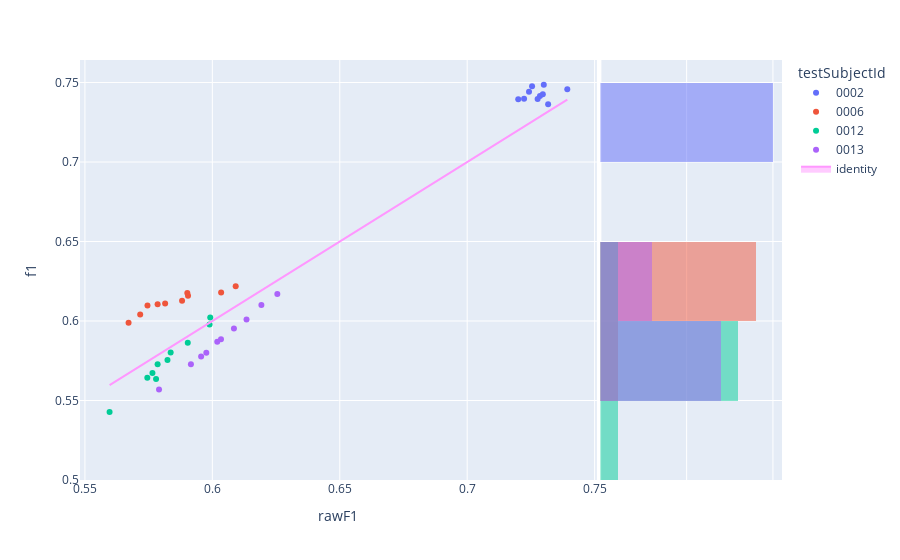

Notebook source saved alongside this figure:
### Code cell
fig=px.scatter(experimentModelsExtended,x='rawF1',y='f1',color='testSubjectId',hover_name='modelId', marginal_y="histogram")
fig.add_trace(
    go.Scatter(x=experimentModelsExtended['rawF1'], y=experimentModelsExtended['rawF1'], name="identity", mode='lines',fill="toself")
)
fig.show()

### Figure 1 — Plotly figure (JSON) as saved in the notebook; plotly's stock layout.template omitted (floating-point values rounded to 4 significant figures)
{"data": [{"hovertemplate": "<b>%{hovertext}</b><br><br>testSubjectId=0002<br>rawF1=%{x}<br>f1=%{y}<extra></extra>", "hovertext": ["1623c979-486c-4f45-ba54-dbbac3770588", "f8abeec1-7d46-4573-8a01-7827b8584472", "c556cd55-5f8b-420c-b6b2-0ca323bee5df", "b9ca9323-c013-423a-8b12-a893e0a8be97", "e31d0f92-1914-4bb5-9156-f9101fe1307c", "6fd86953-d3aa-4c9c-8069-b22b951dce3f", "87913851-d47b-4963-b2fa-1c65d7aec5a1", "0f0da0b8-d512-47b2-808a-c92b1d073468", "006d0918-7072-4365-953e-4b399728048d", "ca54dd96-c49f-4680-a78d-2aabf3059e5c"], "legendgroup": "0002", "marker": {"color": "#636efa", "symbol": "circle"}, "mode": "markers", "name": "0002", "orientation": "v", "showlegend": true, "type": "scatter", "x": [0.7285, 0.7276, 0.7255, 0.7393, 0.7243, 0.7223, 0.7297, 0.72, 0.7301, 0.7318], "xaxis": "x", "y": [0.7415, 0.7396, 0.7477, 0.7458, 0.7442, 0.7398, 0.7426, 0.7395, 0.7486, 0.7364], "yaxis": "y"}, {"alignmentgroup": "True", "bingroup": "y", "hovertemplate": "testSubjectId=0002<br>f1=%{y}<br>count=%{x}<extra></extra>", "legendgroup": "0002", "marker": {"color": "#636efa"}, "name": "0002", "offsetgroup": "0002", "opacity": 0.5, "showlegend": false, "type": "histogram", "xaxis": "x2", "y": [0.7415, 0.7396, 0.7477, 0.7458, 0.7442, 0.7398, 0.7426, 0.7395, 0.7486, 0.7364], "yaxis": "y2"}, {"hovertemplate": "<b>%{hovertext}</b><br><br>testSubjectId=0006<br>rawF1=%{x}<br>f1=%{y}<extra></extra>", "hovertext": ["1623c979-486c-4f45-ba54-dbbac3770588", "f8abeec1-7d46-4573-8a01-7827b8584472", "c556cd55-5f8b-420c-b6b2-0ca323bee5df", "b9ca9323-c013-423a-8b12-a893e0a8be97", "e31d0f92-1914-4bb5-9156-f9101fe1307c", "6fd86953-d3aa-4c9c-8069-b22b951dce3f", "87913851-d47b-4963-b2fa-1c65d7aec5a1", "0f0da0b8-d512-47b2-808a-c92b1d073468", "006d0918-7072-4365-953e-4b399728048d", "ca54dd96-c49f-4680-a78d-2aabf3059e5c"], "legendgroup": "0006", "marker": {"color": "#EF553B", "symbol": "circle"}, "mode": "markers", "name": "0006", "orientation": "v", "showlegend": true, "type": "scatter", "x": [0.5905, 0.5902, 0.5671, 0.6092, 0.5746, 0.5785, 0.5881, 0.5717, 0.5815, 0.6034], "xaxis": "x", "y": [0.6159, 0.6176, 0.599, 0.6218, 0.6097, 0.6105, 0.6127, 0.6041, 0.611, 0.6179], "yaxis": "y"}, {"alignmentgroup": "True", "bingroup": "y", "hovertemplate": "testSubjectId=0006<br>f1=%{y}<br>count=%{x}<extra></extra>", "legendgroup": "0006", "marker": {"color": "#EF553B"}, "name": "0006", "offsetgroup": "0006", "opacity": 0.5, "showlegend": false, "type": "histogram", "xaxis": "x2", "y": [0.6159, 0.6176, 0.599, 0.6218, 0.6097, 0.6105, 0.6127, 0.6041, 0.611, 0.6179], "yaxis": "y2"}, {"hovertemplate": "<b>%{hovertext}</b><br><br>testSubjectId=0012<br>rawF1=%{x}<br>f1=%{y}<extra></extra>", "hovertext": ["1623c979-486c-4f45-ba54-dbbac3770588", "f8abeec1-7d46-4573-8a01-7827b8584472", "c556cd55-5f8b-420c-b6b2-0ca323bee5df", "b9ca9323-c013-423a-8b12-a893e0a8be97", "e31d0f92-1914-4bb5-9156-f9101fe1307c", "6fd86953-d3aa-4c9c-8069-b22b951dce3f", "87913851-d47b-4963-b2fa-1c65d7aec5a1", "0f0da0b8-d512-47b2-808a-c92b1d073468", "006d0918-7072-4365-953e-4b399728048d", "ca54dd96-c49f-4680-a78d-2aabf3059e5c"], "legendgroup": "0012", "marker": {"color": "#00cc96", "symbol": "circle"}, "mode": "markers", "name": "0012", "orientation": "v", "showlegend": true, "type": "scatter", "x": [0.5765, 0.5745, 0.5992, 0.5779, 0.5904, 0.5785, 0.5824, 0.5836, 0.5989, 0.5597], "xaxis": "x", "y": [0.5673, 0.5644, 0.6022, 0.5635, 0.5864, 0.5728, 0.5755, 0.5803, 0.5978, 0.5428], "yaxis": "y"}, {"alignmentgroup": "True", "bingroup": "y", "hovertemplate": "testSubjectId=0012<br>f1=%{y}<br>count=%{x}<extra></extra>", "legendgroup": "0012", "marker": {"color": "#00cc96"}, "name": "0012", "offsetgroup": "0012", "opacity": 0.5, "showlegend": false, "type": "histogram", "xaxis": "x2", "y": [0.5673, 0.5644, 0.6022, 0.5635, 0.5864, 0.5728, 0.5755, 0.5803, 0.5978, 0.5428], "yaxis": "y2"}, {"hovertemplate": "<b>%{hovertext}</b><br><br>testSubjectId=0013<br>rawF1=%{x}<br>f1=%{y}<extra></extra>", "hovertext": ["1623c979-486c-4f45-ba54-dbbac3770588", "f8abeec1-7d46-4573-8a01-7827b8584472", "c556cd55-5f8b-420c-b6b2-0ca323bee5df", "b9ca9323-c013-423a-8b12-a893e0a8be97", "e31d0f92-1914-4bb5-9156-f9101fe1307c", "6fd86953-d3aa-4c9c-8069-b22b951dce3f", "87913851-d47b-4963-b2fa-1c65d7aec5a1", "0f0da0b8-d512-47b2-808a-c92b1d073468", "006d0918-7072-4365-953e-4b399728048d", "ca54dd96-c49f-4680-a78d-2aabf3059e5c"], "legendgroup": "0013", "marker": {"color": "#ab63fa", "symbol": "circle"}, "mode": "markers", "name": "0013", "orientation": "v", "showlegend": true, "type": "scatter", "x": [0.5976, 0.5956, 0.6255, 0.5916, 0.6134, 0.6019, 0.6034, 0.6085, 0.6193, 0.5791], "xaxis": "x", "y": [0.5801, 0.5777, 0.617, 0.5728, 0.6009, 0.5869, 0.5886, 0.5953, 0.61, 0.5569], "yaxis": "y"}, {"alignmentgroup": "True", "bingroup": "y", "hovertemplate": "testSubjectId=0013<br>f1=%{y}<br>count=%{x}<extra></extra>", "legendgroup": "0013", "marker": {"color": "#ab63fa"}, "name": "0013", "offsetgroup": "0013", "opacity": 0.5, "showlegend": false, "type": "histogram", "xaxis": "x2", "y": [0.5801, 0.5777, 0.617, 0.5728, 0.6009, 0.5869, 0.5886, 0.5953, 0.61, 0.5569], "yaxis": "y2"}, {"fill": "toself", "mode": "lines", "name": "identity", "type": "scatter", "x": [0.7285, 0.5905, 0.5765, 0.5976, 0.7276, 0.5902, 0.5745, 0.5956, 0.7255, 0.5671, 0.5992, 0.6255, 0.7393, 0.6092, 0.5779, 0.5916, 0.7243, 0.5746, 0.5904, 0.6134, 0.7223, 0.5785, 0.5785, 0.6019, 0.7297, 0.5881, 0.5824, 0.6034, 0.72, 0.5717, 0.5836, 0.6085, 0.7301, 0.5815, 0.5989, 0.6193, 0.7318, 0.6034, 0.5597, 0.5791], "y": [0.7285, 0.5905, 0.5765, 0.5976, 0.7276, 0.5902, 0.5745, 0.5956, 0.7255, 0.5671, 0.5992, 0.6255, 0.7393, 0.6092, 0.5779, 0.5916, 0.7243, 0.5746, 0.5904, 0.6134, 0.7223, 0.5785, 0.5785, 0.6019, 0.7297, 0.5881, 0.5824, 0.6034, 0.72, 0.5717, 0.5836, 0.6085, 0.7301, 0.5815, 0.5989, 0.6193, 0.7318, 0.6034, 0.5597, 0.5791]}], "layout": {"barmode": "overlay", "legend": {"title": {"text": "testSubjectId"}, "tracegroupgap": 0}, "margin": {"t": 60}, "xaxis": {"anchor": "y", "domain": [0, 0.7363], "title": {"text": "rawF1"}}, "xaxis2": {"anchor": "y2", "domain": [0.7413, 1], "matches": "x2", "showgrid": true, "showline": false, "showticklabels": false, "ticks": ""}, "yaxis": {"anchor": "x", "domain": [0, 1], "title": {"text": "f1"}}, "yaxis2": {"anchor": "x2", "domain": [0, 1], "matches": "y", "showgrid": true, "showticklabels": false}}}
